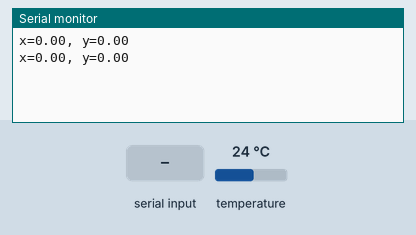
Simulated run of this sketch. Board: Arduino Uno, built with avr-gcc and run on an emulated ATmega328P. On the bench: the last lines printed to the serial monitor. The inputs (shaded band) are chosen by the test bench; at power-on: temperature 24 °C.

Above: at 1.3 s.
1.4 s: "&" received over the second serial link
At 1.79 s:
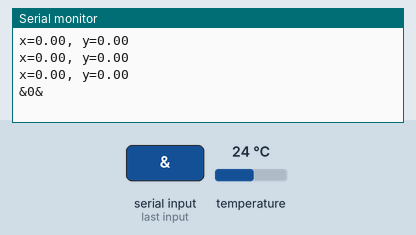
3.0 s: temperature set to 33 °C
At 3.18 s:
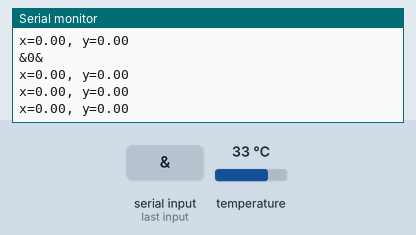

Measured:
- after the input at 1.4 s, the serial monitor: prints a new line after 0.11 s (image 1)

The sketch:

CountPeoples.ino
```cpp
#include <SoftwareSerial.h>
//#include <Wire.h>
#include <Adafruit_AMG88xx.h>
//Definitions
#define placa "Arduino UNO"
#define Voltage_Resolution 5
#define ADC_Bit_Resolution 10 // For arduino UNO/MEGA/NANO
SoftwareSerial Slave(10,11);
Adafruit_AMG88xx amg;
float pixels[AMG88xx_PIXEL_ARRAY_SIZE];
float ROW,COLUMN=0;
unsigned char num=0;
float Arr[5]={0};
void coordinate()
{
  unsigned char num=1,temp = 1;
  unsigned char i=0,j=0,Size=0,x=0,y=0,row=0,column = 0;
  unsigned char pixelMake[8][8]={0};
  unsigned char count[6]={0};
  float pixelFive[64]={0};
  float pixelDif[64]={0};
  //连续取5帧像素
  for( Size=0;Size<5;Size++)
  {
    amg.readPixels(pixels);
    for( i=0;i<64;i++)
    {
      pixelFive[i] += pixels[i];
    }
    delay(70);
  }
  //取第6帧
  delay(70);
  amg.readPixels(pixels);
  for( i=0;i<64;i++)
  {
    pixelDif[i] += pixels[i];
  }
  //计算前5帧的平均值，第6帧与前5帧做差统计出差值
  //差值大于1.5为，否则为0，做出二维灰度值像素图
  for(i=0;i<64;i++)
  {
    pixelDif[i]=(pixelDif[i]-(pixelFive[i]*100/5/100+(((int)(pixelFive[i]*100/5))%100)*0.01));
    if(pixelDif[i]>1.5)
      pixelDif[i]=1;
    else
      pixelDif[i]=0;
  }
  for(i=0;i<8;i++)
  {
    for(j=0;j<8;j++)
    {
      pixelMake[i][j]=pixelDif[i*8+j];  //注意这步把像素点反转了一下，一维变二维
    }
  }

  //开始四邻域，逐行标记num标签从1开始
  for(x=0;x<8;x++)
  {
    for(y=0;y<8;y++)
    {
      if((x==0)&&(y==0))
      {
        if(pixelMake[x][y])
          {
            pixelMake[x][y]=num;
            num++;
          }
      }
      if((x==0)&&(y!=0))
      {
        if(pixelMake[x][y])
        {
          if(pixelMake[x][y-1])
          {
            pixelMake[x][y]=pixelMake[x][y-1];
          }
          else
          {
            pixelMake[x][y] =num;
            num++;
          }
        }
      }
      if((y==0)&&(x!=0))
      {
        if(pixelMake[x][y])
        {
          if(pixelMake[x-1][y])
          {
            pixelMake[x][y]=pixelMake[x-1][y];
          }
          else
          {
            pixelMake[x][y]=num;
            num++;
          }
        }
      }
    if((x!=0)&&(y!=0))
    {
    if(pixelMake[x][y])
      {
      if(pixelMake[x-1][y]&&pixelMake[x][y-1])
      {
        pixelMake[x][y]=min(pixelMake[x-1][y],pixelMake[x][y-1]);
        pixelMake[x-1][y]=pixelMake[x][y];
        pixelMake[x][y-1]=pixelMake[x][y];

      }
      else if(pixelMake[x-1][y])
      {
        pixelMake[x][y]=pixelMake[x-1][y];
      }
      else if(pixelMake[x][y-1])
      {
        pixelMake[x][y]=pixelMake[x][y-1];
      }
      else
      {
        pixelMake[x][y]=num;
        num++;
      }
      }
    }
    }
  }
/*计算每个标签的面积，只计算前五个*/
  for(i=0;i<8;i++)
  {
    for(j=0;j<8;j++)
    {
      switch(pixelMake[i][j])
      {
        case 1:
        {
          count[1]++;
        }break;

        case 2:
        {
          count[2]++;
        }break;

        case 3:
        {
          count[3]++;
        }break;

        case 4:
        {
          count[4]++;
        }break;
        case 5:
        {
          count[5]++;
        }break;

        default:break;
      }

    }
  }
  //确定哪个标签最多
  for(i=2;i<6;i++)
  {
    if(count[temp] < count[i])
    {
      temp = i;
    }
  }
//把面积最大的那个标签传回，标签temp最多
//  统计标签为temp的数组横纵坐标，确定热源中心点。
  row=0;
  column =0;
  for(i=0;i<8;i++)
  {
    for(j=0;j<8;j++)
    {
      if(pixelMake[i][j] == temp )
      {
        count[0]++;
        row +=i;
        column +=j;
      }
    }
  }

  //中心点坐标精确到2位小数
  ROW =(row*10/count[0]/10+(((int)(row*10/count[0]))%10)*0.1);
  COLUMN =(column*100/count[0]/100+(((int)(column*100/count[0]))%100)*0.01);
  if(row==0)
  ROW=0;
  if(column==0)
  COLUMN=0;
}

//统计人数
void CountPeoples(void)
{
  for (char i = 0; i < 4; i++)
  {
    Arr[i] = Arr[i + 1];
  }
  Arr[4] = ROW;
  if((Arr[0]==0||(Arr[0]<Arr[1]))&&Arr[1]<Arr[2]&&Arr[2]<Arr[3]&&(Arr[4]==0||(Arr[3]<Arr[4])))
  {
    num++;
    for(char i=0;i<5;i++)
    {
      Arr[i]=0;
    }
  }
  if((Arr[0]==0||(Arr[0]>Arr[1]))&&Arr[1]>Arr[2]&&Arr[2]>Arr[3]&&((Arr[3]>Arr[4])||Arr[4]==0))
  {
    if(num==0)
      num=0;
    else
      num--;
    for(char i=0;i<5;i++)
    {
      Arr[i]=0;
    }
  }
}

void setup() {
  Serial.begin(9600);
  Slave.begin(9600);
    bool status;
    // default settings
    status = amg.begin();
    if (!status) {
        Serial.println("Could not find a valid AMG88xx sensor, check wiring!");
        while (1);
    }
    delay(100); // let sensor boot up
    while(Serial.read() >= 0){}
    while(Slave.read() >= 0){}
}

void loop() {
    char value;

    coordinate();
    CountPeoples();
    Serial.print("x=");
    Serial.print(ROW);
    Serial.print(", y=");
    Serial.println(COLUMN);
//
//    Serial.print("num=");
//    Serial.println(num);

    while(Slave.available()>0)
    {
      String str="";
      delay(2);
      value = Slave.read();
      //Serial.println(str);          //把地址写到串口中去
      if(value=='&')
      {
        str+='&';
        str +=num;
        str+='&';
       // Serial.println(value);          //把地址写到串口中去
        Slave.print(str);
       Serial.println(str);
      }
//          else
//    break;
    }

    //delay a second
    //delay(30);

}
```
